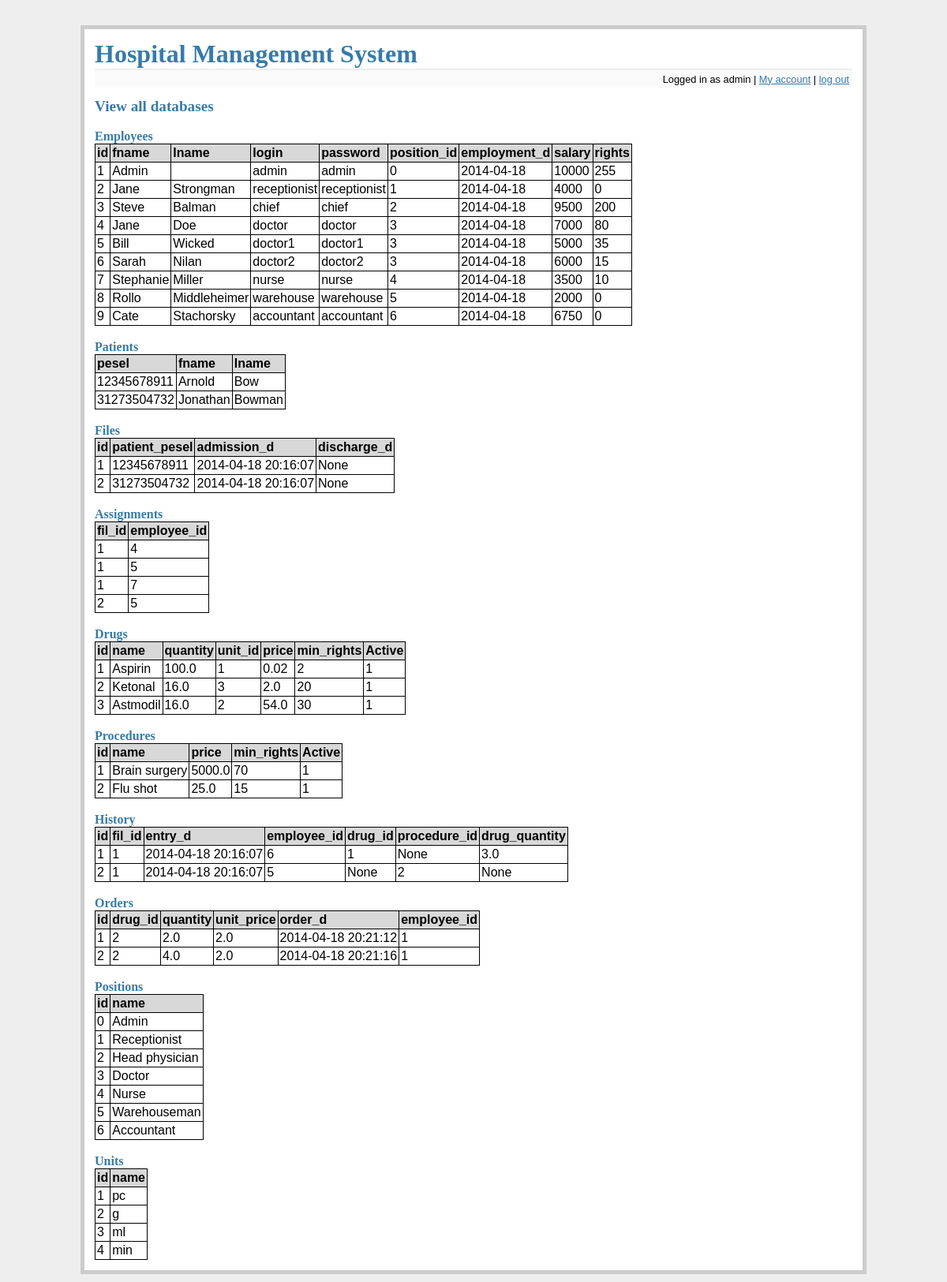
/view_all_databases (signed in), run on the app's committed database.
### tables this page shows
CREATE TABLE employees (
    id integer primary key autoincrement,
    fname text not null,
    lname text not null,
    login text not null unique,
    password text not null,
    position_id integer not null,
    employment_d date not null,
    salary integer not null,
    rights integer not null,
    foreign key(position_id) references positions(id)
);

CREATE TABLE patients (
    pesel integer primary key,
    fname text not null,
    lname text not null
);

CREATE TABLE files (
    id integer primary key autoincrement,
    patient_pesel integer not null,
    admission_d datetime not null,
    discharge_d datetime,
    foreign key(patient_pesel) references patients(pesel)
);

CREATE TABLE assignments (
    fil_id integer not null,
    employee_id integer not null,
    foreign key(fil_id) references files(id),
    foreign key(employee_id) references employees(id)
);

CREATE TABLE drugs (
    id integer primary key autoincrement,
    name text not null,
    quantity float not null,
    unit_id integer not null,
    price float not null,
    min_rights integer not null,
    active integer not null,
    foreign key(unit_id) references units(id)
);

CREATE TABLE procedures (
    id integer primary key autoincrement,
    name text not null,
    price float not null,
    min_rights integer not null,
    active integer not null
);

CREATE TABLE history (
    id integer primary key autoincrement,
    fil_id integer not null,
    entry_d datetime not null,
    employee_id integer not null,
    drug_id integer,
    procedure_id integer,
    drug_quantity float,
    foreign key(fil_id) references files(id),
    foreign key(employee_id) references employees(id),
    foreign key(drug_id) references drugs(id),
    foreign key(procedure_id) references procedures(id)
);

CREATE TABLE orders (
    id integer primary key autoincrement,
    drug_id integer not null,
    quantity float not null,
    unit_price float not null,
    order_d datetime not null,
    employee_id integer not null,
    foreign key(employee_id) references employee(id),
    foreign key(drug_id) references drugs(id)
);

CREATE TABLE positions (
    id integer primary key autoincrement,
    name text not null
);

CREATE TABLE units (
    id integer primary key autoincrement,
    name text not null
);

### flaskr.py (the view)
@app.route('/view_all_databases')
def view_all_databases():
    db = get_db()
    if 'logged_in' not in session or not session['logged_in'] or get_position(db, session['username']) != 'Admin':
        flash('You do not have rights to access this part of website')
        return redirect(url_for('main_screen'))
    emps = db.execute('select * from employees').fetchall()
    pos = db.execute('select * from positions').fetchall()
    pat = db.execute('select * from patients').fetchall()
    fil = db.execute('select * from files').fetchall()
    assi = db.execute('select * from assignments').fetchall()
    hist = db.execute('select * from history').fetchall()
    dr = db.execute('select * from drugs').fetchall()
    proc = db.execute('select * from procedures').fetchall()
    units = db.execute('select * from units').fetchall()
    ord = db.execute('select * from orders').fetchall()
    return render_template('view_all_databases.html', employees=emps, positions=pos, patients=pat, files=fil, assignments=assi, history=hist, drugs=dr, procedures=proc, units=units, orders=ord)

### flaskr.py (called while the page is built)
def connect_db():
    rv = sqlite3.connect(app.config['DATABASE'])
    rv.row_factory = sqlite3.Row
    return rv

def get_db():
    if not hasattr(g, 'sqlite_db'):
        g.sqlite_db = connect_db()
    return g.sqlite_db

### tools.py (called while the page is built)
def get_position(db, user):
    cur = db.execute('select p.name from employees as e join positions as p on e.position_id = p.id where e.login = ?', [user])
    res = cur.fetchone()
    return res[0] if res else None

### templates/view_all_databases.html
{% extends "layout.html" %}
{% block body %}
  <h2>View all databases</h2>
  <br/>
  <h3>Employees</h3>
  <table class=dbtable>
  <tr><td>id<td>fname<td>lname<td>login<td>password<td>position_id<td>employment_d<td>salary<td>rights
  {% for row in employees %}
  <tr>
      {% for d in row %}
          <td>{{ d }}
      {% endfor %}
  </tr>
  {% endfor %}
  </table>
  <br/>
  <h3>Patients</h3>
  <table class=dbtable>
  <tr><td>pesel<td>fname<td>lname
  {% for row in patients %}
  <tr>
      {% for d in row %}
          <td>{{ d }}
      {% endfor %}
  </tr>
  {% endfor %}
  </table>
  <br/>
  <h3>Files</h3>
  <table class=dbtable>
  <tr><td>id<td>patient_pesel<td>admission_d<td>discharge_d
  {% for row in files %}
  <tr>
      {% for d in row %}
          <td>{{ d }}
      {% endfor %}
  </tr>
  {% endfor %}
  </table>
  <br/>
  <h3>Assignments</h3>
  <table class=dbtable>
  <tr><td>fil_id<td>employee_id
  {% for row in assignments %}
  <tr>
      {% for d in row %}
          <td>{{ d }}
      {% endfor %}
  </tr>
  {% endfor %}
  </table>
  <br/>
  <h3>Drugs</h3>
  <table class=dbtable>
  <tr><td>id<td>name<td>quantity<td>unit_id<td>price<td>min_rights<td>Active
  {% for row in drugs %}
  <tr>
      {% for d in row %}
          <td>{{ d }}
      {% endfor %}
  </tr>
  {% endfor %}
  </table>
  <br/>
  <h3>Procedures</h3>
  <table class=dbtable>
  <tr><td>id<td>name<td>price<td>min_rights<td>Active
  {% for row in procedures %}
  <tr>
      {% for d in row %}
          <td>{{ d }}
      {% endfor %}
  </tr>
  {% endfor %}
  </table>
  <br/>
  <h3>History</h3>
  <table class=dbtable>
  <tr><td>id<td>fil_id<td>entry_d<td>employee_id<td>drug_id<td>procedure_id<td>drug_quantity
  {% for row in history %}
  <tr>
      {% for d in row %}
          <td>{{ d }}
      {% endfor %}
  </tr>
  {% endfor %}
  </table>
  <br/>
  <h3>Orders</h3>
  <table class=dbtable>
  <tr><td>id<td>drug_id<td>quantity<td>unit_price<td>order_d<td>employee_id
  {% for row in orders %}
  <tr>
      {% for d in row %}
          <td>{{ d }}
      {% endfor %}
  </tr>
  {% endfor %}
  </table>
  <br/>
  <h3>Positions</h3>
  <table class=dbtable>
  <tr><td>id<td>name
  {% for row in positions %}
  <tr>
      {% for d in row %}
          <td>{{ d }}
      {% endfor %}
  </tr>
  {% endfor %}
  </table>
  <br/>
  <h3>Units</h3>
  <table class=dbtable>
  <tr><td>id<td>name
  {% for row in units %}
  <tr>
      {% for d in row %}
          <td>{{ d }}
      {% endfor %}
  </tr>
  {% endfor %}
  </table>
{% endblock %}

### static/style.css (style rules this page uses)
a, h1, h2, h3 { color: #377ba8; }
h1, h2, h3 { font-family: 'Georgia', serif; margin: 0; }
h2 { font-size: 1.2em; }
h3 { font-size: 1em; }
table, table tr, table td { border-spacing: 0px; border: 1px solid black; border-collapse: collapse; }
table td { padding: 2px; }
table.dbtable tr:first-child { background-color: #D8D8D8; font-weight: bold; }

### data on the page
employees: row "1" "0" "255", fname "Admin", login "admin", password "admin", employment_d "2014-04-18", salary "10000"
employees: row "2" "1" "0", fname "Jane", lname "Strongman", login "receptionist", password "receptionist", employment_d "2014-04-18", salary "4000"
employees: row "3" "2" "200", fname "Steve", lname "Balman", login "chief", password "chief", employment_d "2014-04-18", salary "9500"
employees: row "4" "3" "80", fname "Jane", lname "Doe", login "doctor", password "doctor", employment_d "2014-04-18", salary "7000"
employees: row "5" "3" "35", fname "Bill", lname "Wicked", login "doctor1", password "doctor1", employment_d "2014-04-18", salary "5000"
employees: row "6" "3" "15", fname "Sarah", lname "Nilan", login "doctor2", password "doctor2", employment_d "2014-04-18", salary "6000"
employees: row "7" "4" "10", fname "Stephanie", lname "Miller", login "nurse", password "nurse", employment_d "2014-04-18", salary "3500"
employees: row "8" "5" "0", fname "Rollo", lname "Middleheimer", login "warehouse", password "warehouse", employment_d "2014-04-18", salary "2000"
employees: row "9" "6" "0", fname "Cate", lname "Stachorsky", login "accountant", password "accountant", employment_d "2014-04-18", salary "6750"
patients: pesel "12345678911", fname "Arnold", lname "Bow"
patients: pesel "31273504732", fname "Jonathan", lname "Bowman"
files: row "1" "None", patient_pesel "12345678911", admission_d "2014-04-18 20:16:07"
files: row "2" "None", patient_pesel "31273504732", admission_d "2014-04-18 20:16:07"
assignments: row "1" "4"
assignments: row "1" "5"
assignments: row "1" "7"
assignments: row "2" "5"
drugs: row "1" "1" "2" "1", name "Aspirin", quantity "100.0", price "0.02"
drugs: row "2" "3" "20" "1", name "Ketonal", quantity "16.0", price "2.0"
drugs: row "3" "2" "30" "1", name "Astmodil", quantity "16.0", price "54.0"
procedures: row "1" "70" "1", name "Brain surgery", price "5000.0"
procedures: row "2" "15" "1", name "Flu shot", price "25.0"
history: row "1" "1" "6" "1" "None", entry_d "2014-04-18 20:16:07", drug_quantity "3.0"
history: row "2" "1" "5" "None" "2" "None", entry_d "2014-04-18 20:16:07"
orders: row "1" "2" "1", quantity "2.0", unit_price "2.0", order_d "2014-04-18 20:21:12"
orders: row "2" "2" "1", quantity "4.0", unit_price "2.0", order_d "2014-04-18 20:21:16"
positions: row "0", name "Admin"
positions: row "1", name "Receptionist"
positions: row "2", name "Head physician"
positions: row "3", name "Doctor"
positions: row "4", name "Nurse"
positions: row "5", name "Warehouseman"
positions: row "6", name "Accountant"
units: row "1", name "pc"
units: row "2" "g"
units: row "3", name "ml"
units: row "4", name "min"

### other printed values
{{ session.username }} "admin"
